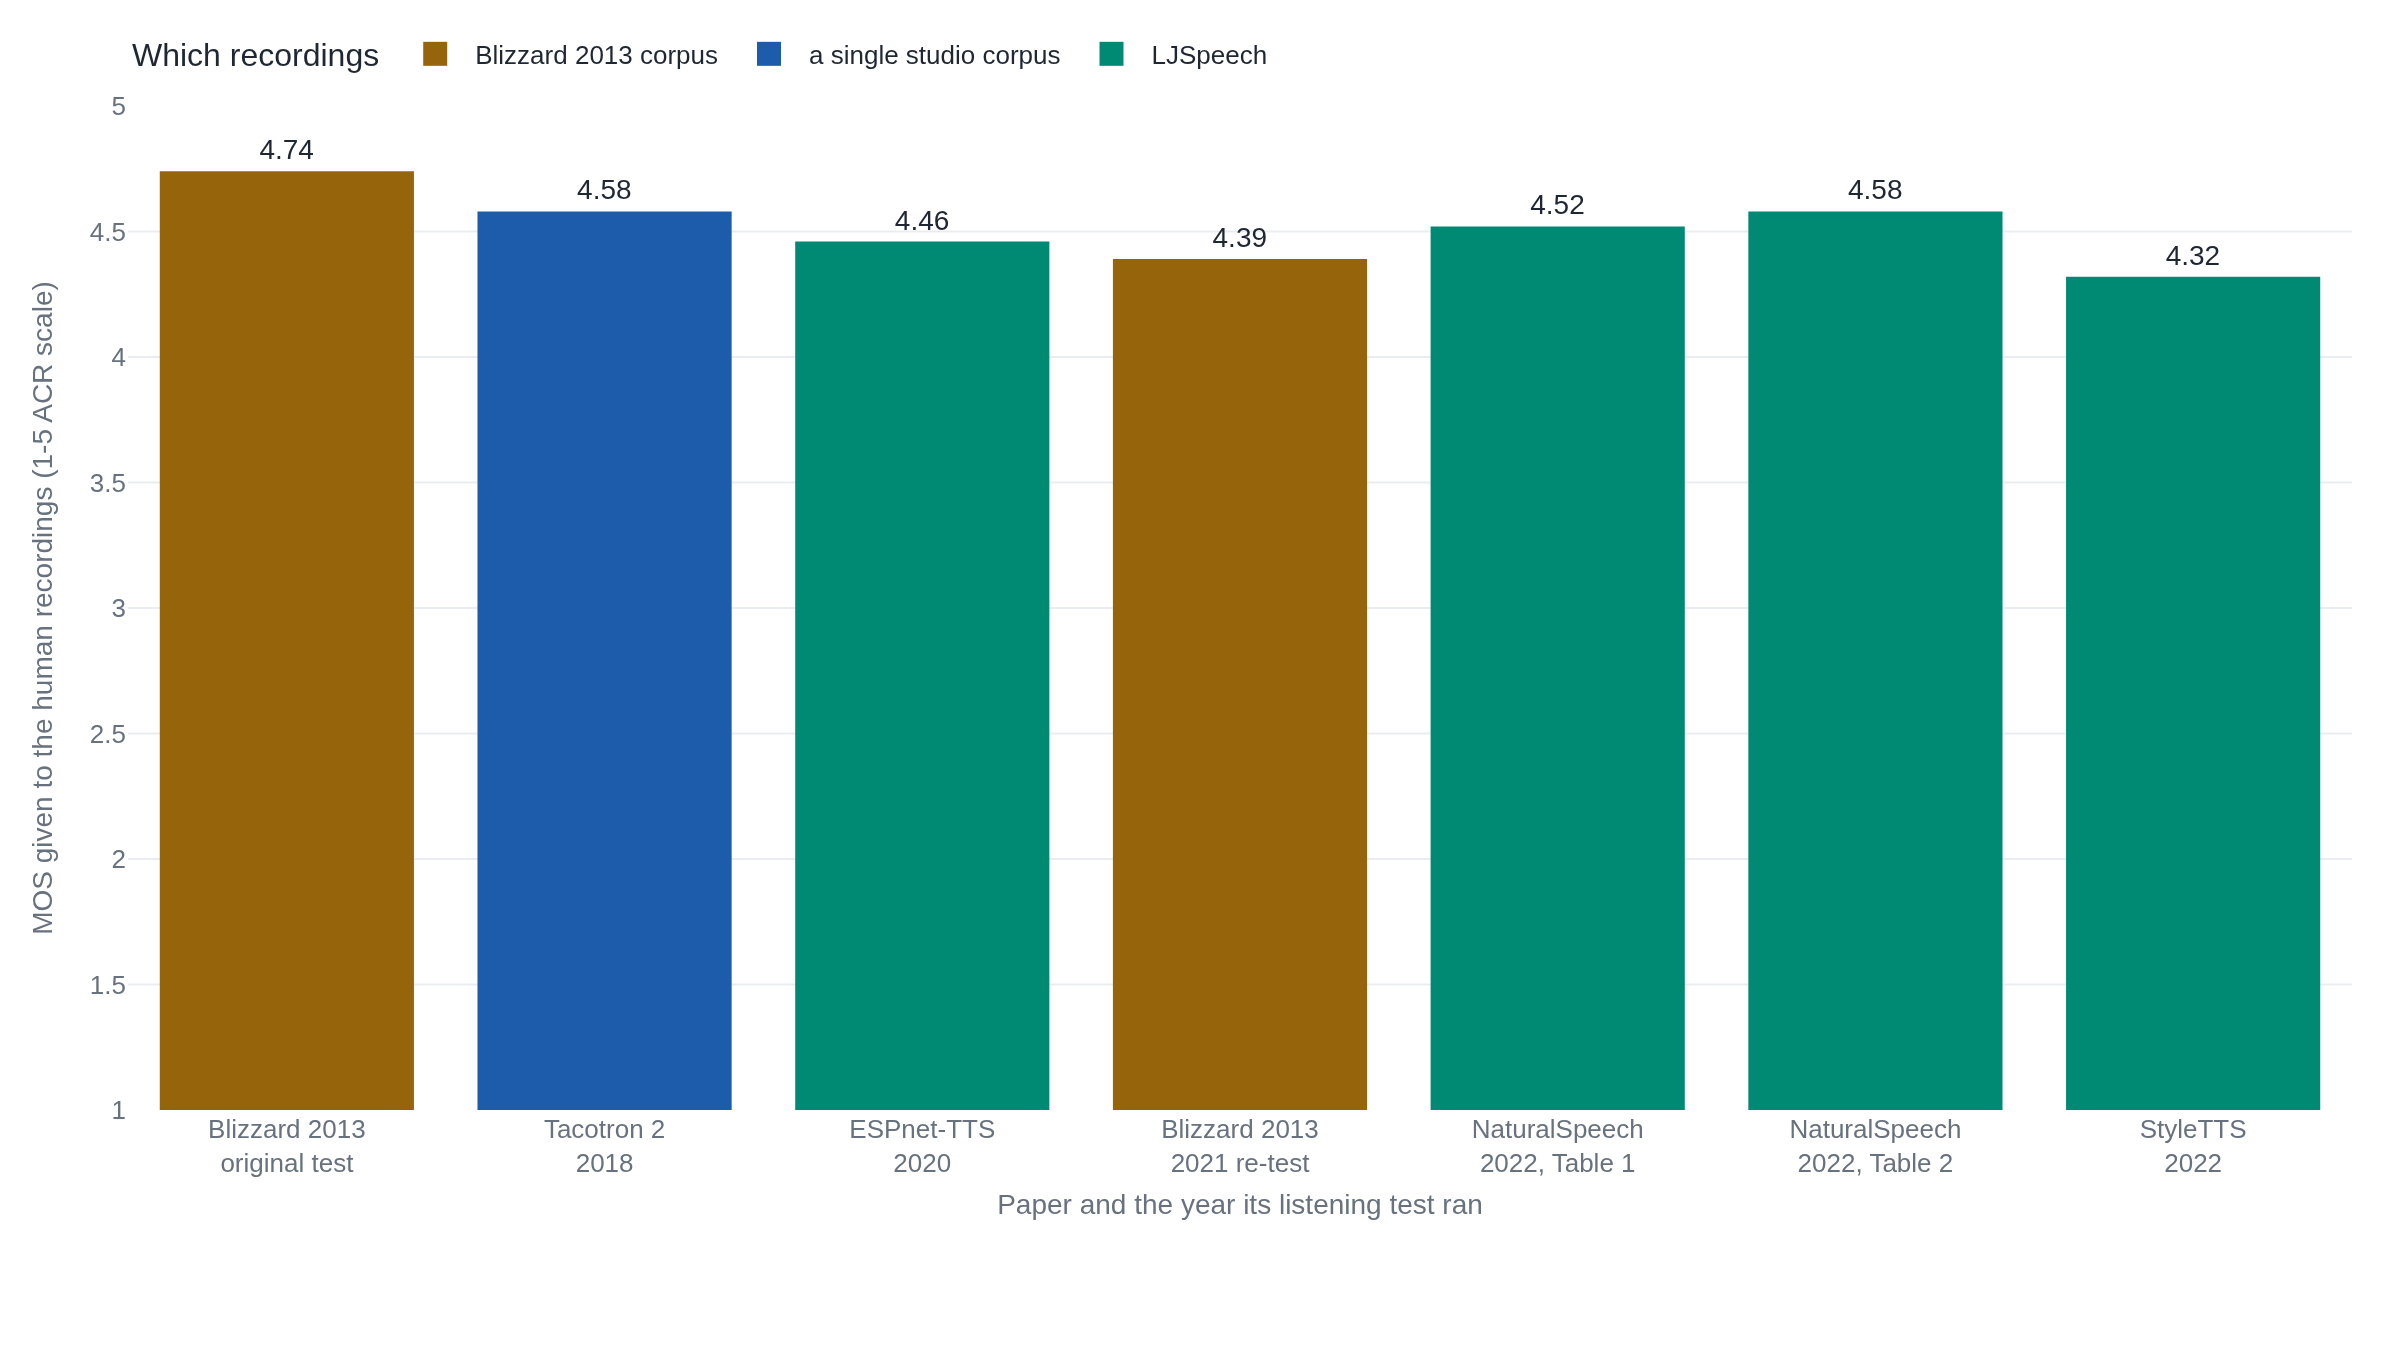

Generate this figure with Python:
import plotly.graph_objects as go

# Mean Opinion Score reported for genuine human recordings -- not synthetic
# speech -- across seven listening tests run by five different research
# groups, 2018-2022. None of these is the "same" recording under test twice
# except the two Blizzard 2013 points (original 44.1kHz vs a 16kHz downsampled
# re-test of the identical audio). The other five split across two more
# corpora: one paper's own single-speaker studio corpus, and four papers all
# using the public LJSpeech recordings, but in four different test batches.
#   Le Maguer, King & Harte, "Back to the Future: Extending the Blizzard
#     Challenge 2013," Interspeech 2022, Table 1 (Blizzard 2013 points)
#   Shen et al., "Natural TTS Synthesis by Conditioning WaveNet on Mel
#     Spectrogram Predictions" (Tacotron 2), ICASSP 2018, Table 1
#   Hayashi et al., "ESPnet-TTS," ICASSP 2020, Table 5
#   Tan et al., "NaturalSpeech," 2022, Table 1 and Table 2
#   Li, Han & Mesgarani, "StyleTTS," 2022, Table I

points = [
    ("Blizzard 2013<br>original test", 4.74, "Blizzard 2013 corpus"),
    ("Tacotron 2<br>2018", 4.58, "a single studio corpus"),
    ("ESPnet-TTS<br>2020", 4.46, "LJSpeech"),
    ("Blizzard 2013<br>2021 re-test", 4.39, "Blizzard 2013 corpus"),
    ("NaturalSpeech<br>2022, Table 1", 4.52, "LJSpeech"),
    ("NaturalSpeech<br>2022, Table 2", 4.58, "LJSpeech"),
    ("StyleTTS<br>2022", 4.32, "LJSpeech"),
]

groups = ["Blizzard 2013 corpus", "a single studio corpus", "LJSpeech"]

fig = go.Figure()
for group in groups:
    xs = [label for label, _, corpus in points if corpus == group]
    ys = [score for _, score, corpus in points if corpus == group]
    fig.add_trace(
        go.Bar(
            name=group,
            x=xs,
            y=ys,
            text=[f"{y:.2f}" for y in ys],
            textposition="outside",
            cliponaxis=False,
        )
    )

fig.update_layout(
    xaxis=dict(
        categoryorder="array",
        categoryarray=[label for label, _, _ in points],
        tickangle=0,
    ),
    yaxis_title="MOS given to the human recordings (1-5 ACR scale)",
    xaxis_title="Paper and the year its listening test ran",
    yaxis_range=[1, 5],
    legend_title_text="Which recordings",
    margin=dict(b=120),
)
